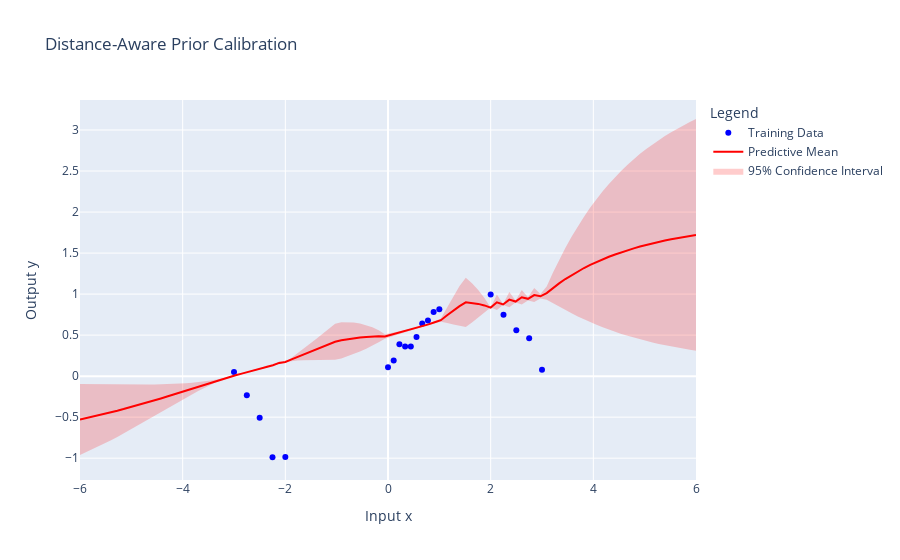

The notebook cell this image was saved under:
### Code cell
import torch
import torch.nn as nn
import torch.optim as optim
import numpy as np
from scipy.spatial.distance import cdist
import plotly.graph_objects as go

# 1. Define Distance-Aware Priors
class DistanceAwarePrior:
    def __init__(self, sigma0):
        self.sigma0 = sigma0  # Base standard deviation

    def compute_distance(self, x_train, x_val):
        """Compute the nearest neighbor distance (identity map as feature extractor)."""
        # Compute Euclidean distances
        x_train_np = x_train.cpu().numpy()
        x_val_np = x_val.cpu().numpy()
        distances = np.min(cdist(x_val_np, x_train_np, 'euclidean'), axis=1)
        return torch.tensor(distances, dtype=torch.float32)

    def distance_aware_variance(self, distances, phi):
        """Compute the distance-aware variance."""
        return (self.sigma0 + torch.exp(phi) * distances).pow(2)

# 2. Importance Sampling for Posterior Predictive
class ImportanceSamplingPredictor:
    def __init__(self, posterior_samples, prior_sigma0):
        self.posterior_samples = posterior_samples  # Samples from posterior p(theta | x, y)
        self.prior_sigma0 = prior_sigma0

    def compute_importance_weights(self, distance_variances):
        """Compute importance weights to correct predictions."""
        # Gaussian weight ratios between distance-aware prior and posterior
        prior_variances = self.prior_sigma0**2
        weights = torch.exp(-0.5 * (1 / distance_variances - 1 / prior_variances))
        return weights

    def predictive_mean_and_variance(self, x_val, model, weights):
        """Estimate the predictive mean and variance using importance sampling."""
        preds = []
        for theta in self.posterior_samples:  # Iterate through posterior samples
            model.load_state_dict(theta)
            with torch.no_grad():
                preds.append(model(x_val).squeeze())  # Ensure output is 1D for each x_val
        preds = torch.stack(preds, dim=0)  # Shape: [num_samples, num_inputs]
        weighted_preds = preds * weights.unsqueeze(0)
        mean = weighted_preds.mean(dim=0)  # Weighted mean across samples
        variance = ((preds - mean.unsqueeze(0)) ** 2 * weights.unsqueeze(0)).mean(dim=0)
        return mean, variance


# 3. Calibration of Distance-Aware Priors
class DAPCalibration:
    def __init__(self, model, prior_sigma0, x_train, x_val):
        self.model = model
        self.prior = DistanceAwarePrior(prior_sigma0)
        self.x_train = x_train
        self.x_val = x_val
        self.phi = torch.tensor(0.0, requires_grad=True)  # Initialize phi

    def calibration_loss(self, distances, target_uncertainty=1.0):
        """Calibration loss to match target uncertainty."""
        distance_variances = self.prior.distance_aware_variance(distances, self.phi)
        return torch.mean((distance_variances.sqrt() - target_uncertainty) ** 2)

    def calibrate(self, target_uncertainty=1.0, lr=0.01, epochs=100):
        """Optimize phi using calibration loss."""
        optimizer = optim.Adam([self.phi], lr=lr)
        distances = self.prior.compute_distance(self.x_train, self.x_val)

        for epoch in range(epochs):
            optimizer.zero_grad()
            loss = self.calibration_loss(distances, target_uncertainty)
            loss.backward()
            optimizer.step()
            if epoch % 10 == 0:
                print(f"Epoch {epoch}: Loss = {loss.item():.4f}, Phi = {self.phi.item():.4f}")

        print(f"Calibration complete. Optimal Phi = {self.phi.item():.4f}")
        return self.phi.detach()

# 4. Example Pipeline
if __name__ == "__main__":
    # Toy Example Setup
    class SimpleBNN(nn.Module):
        def __init__(self):
            super().__init__()
            self.fc = nn.Sequential(nn.Linear(1, 10), nn.Tanh(), nn.Linear(10, 1))

        def forward(self, x):
            return self.fc(x)

    # Generate Toy 1D Data
    torch.manual_seed(42)
    x_train = torch.cat([
        torch.linspace(-3, -2, 5),  # Imbalanced regions
        torch.linspace(0, 1, 10),
        torch.linspace(2, 3, 5)
    ]).unsqueeze(1)
    y_train = torch.sin(x_train) + 0.1 * torch.randn_like(x_train)
    x_val = torch.linspace(-6, 6, 100).unsqueeze(1)  # Out-of-distribution points

    # Initialize BNN
    bnn = SimpleBNN()

    # Generate fake posterior samples (e.g., variational inference or MCMC)
    posterior_samples = [bnn.state_dict() for _ in range(10)]

    # Step 1: Calibrate Distance-Aware Priors
    dap = DAPCalibration(bnn, prior_sigma0=1.0, x_train=x_train, x_val=x_val)
    phi_opt = dap.calibrate(target_uncertainty=1.0)

    # Step 2: Apply Importance Sampling for Predictions
    predictor = ImportanceSamplingPredictor(posterior_samples, prior_sigma0=1.0)
    distances = dap.prior.compute_distance(x_train, x_val)
    distance_variances = dap.prior.distance_aware_variance(distances, phi_opt)
    weights = predictor.compute_importance_weights(distance_variances)
    predictive_mean, predictive_variance = predictor.predictive_mean_and_variance(x_val, bnn, weights)



    # Convert predictions and intervals to NumPy
    x_val_np = x_val.squeeze().numpy()
    x_train_np = x_train.squeeze().numpy()
    y_train_np = y_train.squeeze().numpy()
    pred_mean_np = predictive_mean.detach().numpy()
    pred_var_np = predictive_variance.detach().numpy()

    # Compute confidence intervals
    lower = pred_mean_np - 1.96 * np.sqrt(pred_var_np)
    upper = pred_mean_np + 1.96 * np.sqrt(pred_var_np)

    # Plot using Plotly
    fig = go.Figure()

    # Training data points
    fig.add_trace(
        go.Scatter(
            x=x_train_np,
            y=y_train_np,
            mode="markers",
            name="Training Data",
            marker=dict(color="blue"),
        )
    )

    # Predictive mean
    fig.add_trace(
        go.Scatter(
            x=x_val_np,
            y=pred_mean_np,
            mode="lines",
            name="Predictive Mean",
            line=dict(color="red"),
        )
    )

    # Confidence interval as a filled band
    fig.add_trace(
        go.Scatter(
            x=np.concatenate([x_val_np, x_val_np[::-1]]),
            y=np.concatenate([upper, lower[::-1]]),
            fill="toself",
            fillcolor="rgba(255, 0, 0, 0.2)",
            line=dict(width=0),
            name="95% Confidence Interval",
        )
    )

    # Layout settings
    fig.update_layout(
        title="Distance-Aware Prior Calibration",
        xaxis_title="Input x",
        yaxis_title="Output y",
        legend_title="Legend",
    )

    fig.show()

### Figure 1 — Plotly figure (JSON) as saved in the notebook; plotly's stock layout.template omitted (floating-point values rounded to 4 significant figures; data arrays with more than 128 entries replaced by an {"elided": "..."} marker saying what was removed)
{"data": [{"marker": {"color": "blue"}, "mode": "markers", "name": "Training Data", "type": "scatter", "x": [-3, -2.75, -2.5, -2.25, -2, 0, 0.1111, 0.2222, 0.3333, 0.4444, 0.5556, 0.6667, 0.7778, 0.8889, 1, 2, 2.25, 2.5, 2.75, 3], "y": [0.05157, -0.2329, -0.5084, -0.9886, -0.9851, 0.1078, 0.191, 0.3885, 0.3628, 0.3613, 0.4781, 0.6425, 0.6785, 0.7805, 0.8163, 0.9953, 0.7471, 0.5589, 0.462, 0.07896]}, {"line": {"color": "red"}, "mode": "lines", "name": "Predictive Mean", "type": "scatter", "x": [-6, -5.879, -5.758, -5.636, -5.515, -5.394, -5.273, -5.152, -5.03, -4.909, -4.788, -4.667, -4.545, -4.424, -4.303, -4.182, -4.061, -3.939, -3.818, -3.697, -3.576, -3.455, -3.333, -3.212, -3.091, -2.97, -2.848, -2.727, -2.606, -2.485, -2.364, -2.242, -2.121, -2.0, -1.879, -1.758, -1.636, -1.515, -1.394, -1.273, -1.152, -1.03, -0.9091, -0.7879, -0.6667, -0.5455, -0.4242, -0.303, -0.1818, -0.06061, 0.06061, 0.1818, 0.303, 0.4242, 0.5455, 0.6667, 0.7879, 0.9091, 1.03, 1.152, 1.273, 1.394, 1.515, 1.636, 1.758, 1.879, 2.0, 2.121, 2.242, 2.364, 2.485, 2.606, 2.727, 2.848, 2.97, 3.091, 3.212, 3.333, 3.455, 3.576, 3.697, 3.818, 3.939, 4.061, 4.182, 4.303, 4.424, 4.545, 4.667, 4.788, 4.909, 5.03, 5.152, 5.273, 5.394, 5.515, 5.636, 5.758, 5.879, 6], "y": [-0.5278, -0.5113, -0.4944, -0.4769, -0.4589, -0.4403, -0.4212, -0.4015, -0.3812, -0.3604, -0.339, -0.3171, -0.2947, -0.2717, -0.2483, -0.2245, -0.2003, -0.1759, -0.1513, -0.1267, -0.1022, -0.07805, -0.05446, -0.03173, -0.01021, 0.009969, 0.03113, 0.05057, 0.0739, 0.09177, 0.1176, 0.1329, 0.1614, 0.1734, 0.2039, 0.235, 0.2662, 0.2973, 0.3281, 0.3586, 0.3887, 0.4187, 0.4367, 0.4495, 0.4606, 0.4701, 0.4777, 0.4828, 0.4849, 0.4832, 0.5032, 0.5234, 0.5438, 0.5643, 0.5846, 0.6047, 0.6306, 0.6565, 0.6823, 0.7416, 0.7987, 0.8535, 0.8993, 0.8929, 0.8807, 0.8618, 0.8355, 0.9, 0.8735, 0.9325, 0.9091, 0.9621, 0.9423, 0.9886, 0.973, 1.012, 1.074, 1.131, 1.184, 1.232, 1.277, 1.318, 1.356, 1.392, 1.424, 1.455, 1.483, 1.51, 1.534, 1.558, 1.579, 1.599, 1.618, 1.636, 1.652, 1.668, 1.682, 1.696, 1.709, 1.722]}, {"fill": "toself", "fillcolor": "rgba(255, 0, 0, 0.2)", "line": {"width": 0}, "name": "95% Confidence Interval", "type": "scatter", "x": {"elided": "200 float values"}, "y": {"elided": "200 float values"}}], "layout": {"legend": {"title": {"text": "Legend"}}, "title": {"text": "Distance-Aware Prior Calibration"}, "xaxis": {"title": {"text": "Input x"}}, "yaxis": {"title": {"text": "Output y"}}}}
